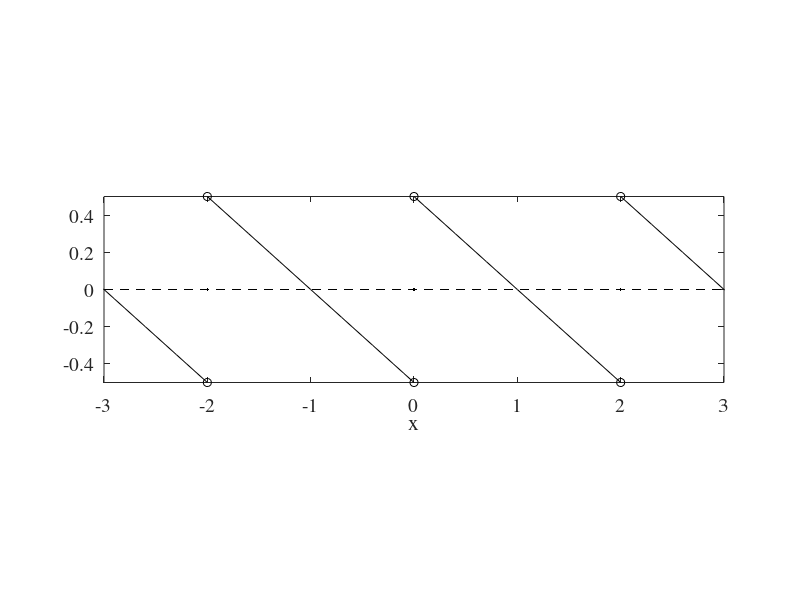
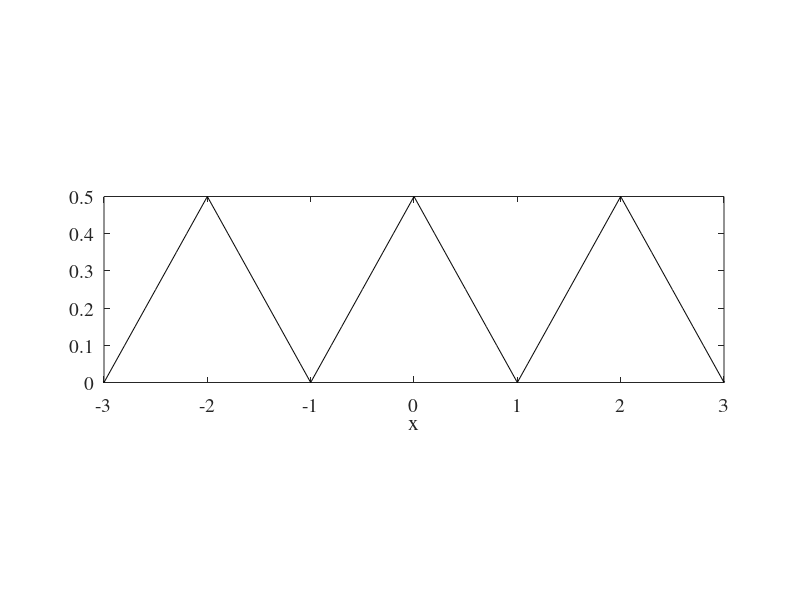
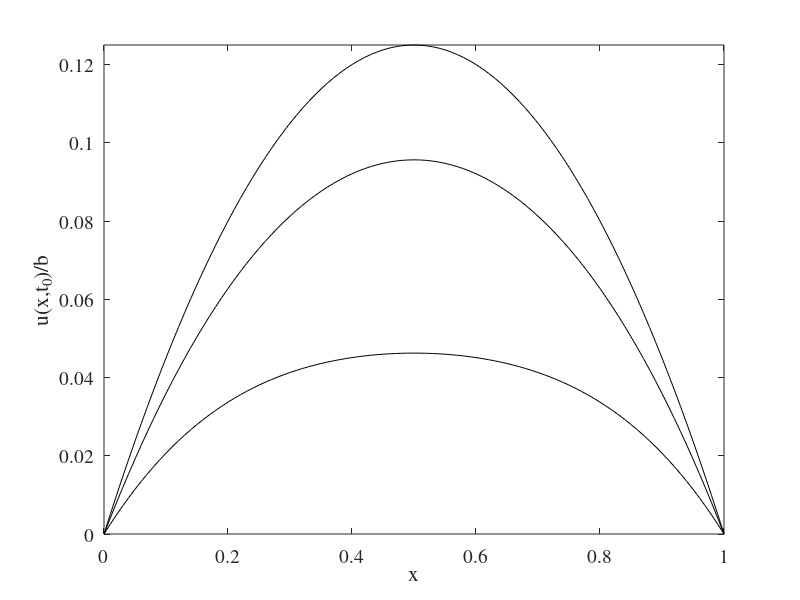
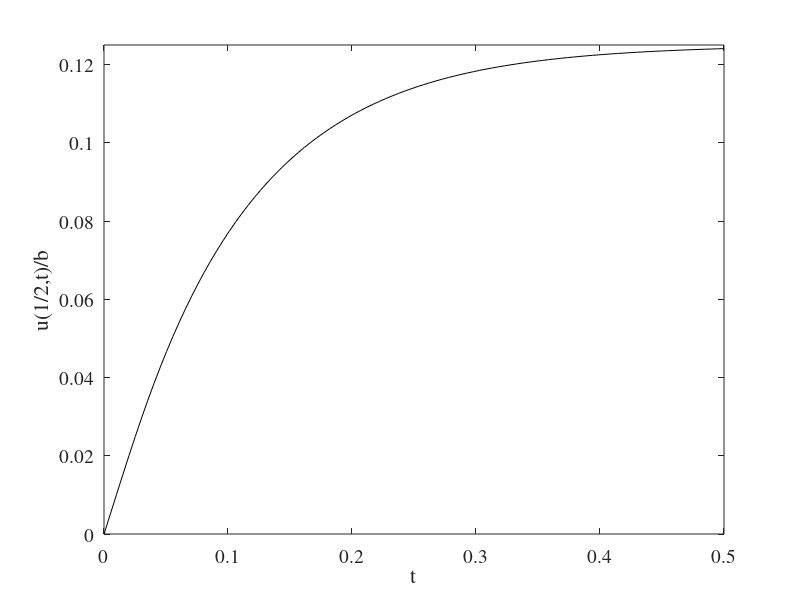

Write the MATLAB code that produced these figures, in order.
function ps2

close all;

% Question 1
x=0:0.1:2;
fx=1/2*(1-x);
figure(1),plot(x,fx,'k',x-2,fx,'k',x-4,fx,'k',x+2,fx,'k',[-3,3],[0,0],'k--',...
    -2:2:2,zeros(size(-2:2:2)),'k.',-2:2:2,0.5*ones(size(-2:2:2)),'ko',-2:2:2,-0.5*ones(size(-2:2:2)),'ko');
xlabel('x','fontname','times','fontsize',14);
set(gca,'fontname','times','fontsize',14,'xlim',[-3,3],'ylim',[-0.5,0.5]);
set(gca,'plotboxaspectratio',[1,0.3,1]);
saveas(1,'sine.eps');

fx=abs(1/2*(1-x));
figure(2),plot(x,fx,'k',x-2,fx,'k',x-4,fx,'k',x+2,fx,'k');
xlabel('x','fontname','times','fontsize',14);
set(gca,'fontname','times','fontsize',14,'xlim',[-3,3],'ylim',[0,0.5]);
set(gca,'plotboxaspectratio',[1,0.3,1]);
saveas(2,'cosine.eps');


% Question 5
x=0:0.01:1; t0=0;
u0=uxt(x,0);
u02=uxt(x,0.2);
u05=uxt(x,0.5);
u1=uxt(x,1);

figure(3),plot(x,u0,'k--',x,u02,'k',x,u05,'k-.',x,u1,'k');
xlabel('x','fontname','times','fontsize',14);
ylabel('u(x,t_0)','fontname','times','fontsize',14);

x=0:0.01:1;
t=linspace(0,0.5,100);

% spatial profile
uE_b=x.*(1-x)/2;
uxt1=uE_b-4/pi^3*sin(pi*x)*exp(-pi^2*0.05);
uxt2=uE_b-4/pi^3*sin(pi*x)*exp(-pi^2*0.15);

figure(4),plot(x,uxt1,'k',x,uxt2,'k',x,uE_b,'k');
xlabel('x','fontname','times','fontsize',14);
ylabel('u(x,t_0)/b','fontname','times','fontsize',14);
set(gca,'fontname','times','fontsize',14,'ylim',[0,0.125]);
saveas(4,'ux.eps');

% time profile
u_b=1/8;
for n=1:5
    u_b=u_b-4/pi^3/(2*n-1)^3*(-1)^(n+1)*exp(-(2*n-1)^2*pi^2*t);
end

figure(5),plot(t,u_b,'k');
xlabel('t','fontname','times','fontsize',14);
ylabel('u(1/2,t)/b','fontname','times','fontsize',14);
set(gca,'fontname','times','fontsize',14,'ylim',[0,0.125]);
saveas(5,'ut.eps');

%------------------------------
function u=uxt(x,t)

u= 3*sin(pi*x)*exp(-pi^2*t)-sin(3*pi*x)*exp(-9*pi^2*t);
